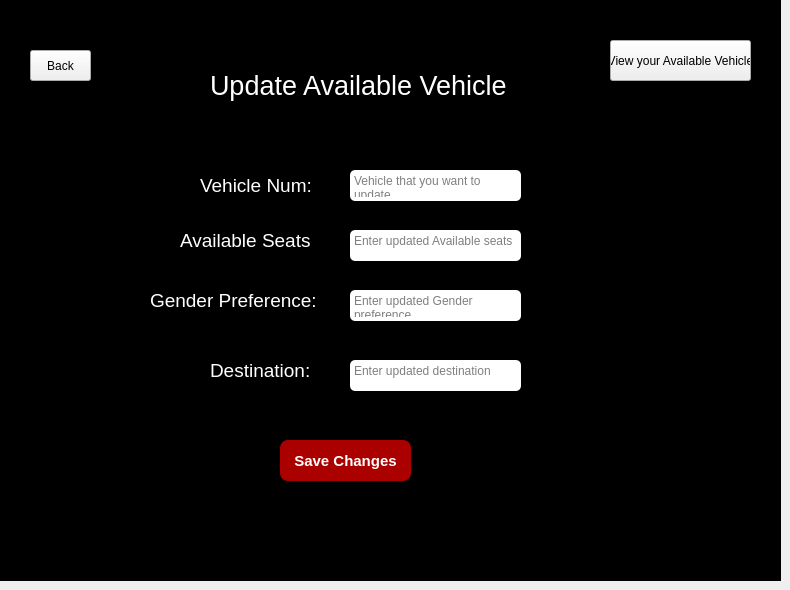
    <widget class="QWidget" name="updateavailveh">
     <widget class="QLabel" name="label_48">
      <property name="geometry">
       <rect>
        <x>150</x>
        <y>290</y>
        <width>181</width>
        <height>20</height>
       </rect>
      </property>
      <property name="font">
       <font>
        <pointsize>14</pointsize>
       </font>
      </property>
      <property name="styleSheet">
       <string notr="true">color: rgb(255, 255, 255);</string>
      </property>
      <property name="text">
       <string>Gender Preference:</string>
      </property>
     </widget>
     <widget class="QLabel" name="label_49">
      <property name="geometry">
       <rect>
        <x>210</x>
        <y>360</y>
        <width>181</width>
        <height>20</height>
       </rect>
      </property>
      <property name="font">
       <font>
        <pointsize>14</pointsize>
       </font>
      </property>
      <property name="styleSheet">
       <string notr="true">color: rgb(255, 255, 255);</string>
      </property>
      <property name="text">
       <string>Destination:</string>
      </property>
     </widget>
     <widget class="QTextEdit" name="availupvehgen">
      <property name="geometry">
       <rect>
        <x>350</x>
        <y>290</y>
        <width>171</width>
        <height>31</height>
       </rect>
      </property>
      <property name="styleSheet">
       <string notr="true">background-color: rgb(255, 255, 255);
border-radius: 5px;
border-color: black;
</string>
      </property>
      <property name="html">
       <string>&lt;!DOCTYPE HTML PUBLIC &quot;-//W3C//DTD HTML 4.0//EN&quot; &quot;http://www.w3.org/TR/REC-html40/strict.dtd&quot;&gt;
&lt;html&gt;&lt;head&gt;&lt;meta name=&quot;qrichtext&quot; content=&quot;1&quot; /&gt;&lt;style type=&quot;text/css&quot;&gt;
p, li { white-space: pre-wrap; }
&lt;/style&gt;&lt;/head&gt;&lt;body style=&quot; font-family:'MS Shell Dlg 2'; font-size:8.25pt; font-weight:400; font-style:normal;&quot;&gt;
&lt;p style=&quot;-qt-paragraph-type:empty; margin-top:0px; margin-bottom:0px; margin-left:0px; margin-right:0px; -qt-block-indent:0; text-indent:0px; font-family:'Segoe UI'; font-size:9pt;&quot;&gt;&lt;br /&gt;&lt;/p&gt;&lt;/body&gt;&lt;/html&gt;</string>
      </property>
      <property name="placeholderText">
       <string>Enter updated Gender preference</string>
      </property>
     </widget>
     <widget class="QLabel" name="label_50">
      <property name="geometry">
       <rect>
        <x>210</x>
        <y>70</y>
        <width>341</width>
        <height>31</height>
       </rect>
      </property>
      <property name="font">
       <font>
        <family>MS Shell Dlg 2</family>
        <pointsize>20</pointsize>
       </font>
      </property>
      <property name="styleSheet">
       <string notr="true">
color: rgb(255, 255, 255);
</string>
      </property>
      <property name="text">
       <string>Update Available Vehicle</string>
      </property>
     </widget>
     <widget class="QLabel" name="label_51">
      <property name="geometry">
       <rect>
        <x>180</x>
        <y>220</y>
        <width>131</width>
        <height>41</height>
       </rect>
      </property>
      <property name="font">
       <font>
        <pointsize>14</pointsize>
       </font>
      </property>
      <property name="styleSheet">
       <string notr="true">color: rgb(255, 255, 255);</string>
      </property>
      <property name="text">
       <string>Available Seats:</string>
      </property>
     </widget>
     <widget class="QTextEdit" name="availupdes">
      <property name="geometry">
       <rect>
        <x>350</x>
        <y>360</y>
        <width>171</width>
        <height>31</height>
       </rect>
      </property>
      <property name="styleSheet">
       <string notr="true">background-color: rgb(255, 255, 255);
border-radius: 5px;
border-color: black;
</string>
      </property>
      <property name="html">
       <string>&lt;!DOCTYPE HTML PUBLIC &quot;-//W3C//DTD HTML 4.0//EN&quot; &quot;http://www.w3.org/TR/REC-html40/strict.dtd&quot;&gt;
&lt;html&gt;&lt;head&gt;&lt;meta name=&quot;qrichtext&quot; content=&quot;1&quot; /&gt;&lt;style type=&quot;text/css&quot;&gt;
p, li { white-space: pre-wrap; }
&lt;/style&gt;&lt;/head&gt;&lt;body style=&quot; font-family:'MS Shell Dlg 2'; font-size:8.25pt; font-weight:400; font-style:normal;&quot;&gt;
&lt;p style=&quot;-qt-paragraph-type:empty; margin-top:0px; margin-bottom:0px; margin-left:0px; margin-right:0px; -qt-block-indent:0; text-indent:0px; font-family:'Segoe UI'; font-size:9pt;&quot;&gt;&lt;br /&gt;&lt;/p&gt;&lt;/body&gt;&lt;/html&gt;</string>
      </property>
      <property name="placeholderText">
       <string>Enter updated destination</string>
      </property>
     </widget>
     <widget class="QPushButton" name="savechanges">
      <property name="geometry">
       <rect>
        <x>280</x>
        <y>440</y>
        <width>131</width>
        <height>41</height>
       </rect>
      </property>
      <property name="font">
       <font>
        <pointsize>11</pointsize>
        <weight>75</weight>
        <bold>true</bold>
       </font>
      </property>
      <property name="styleSheet">
       <string notr="true">color: rgb(255, 255, 255);
background-color: rgb(170, 0, 0);
border-radius: 8px;
border-color: black;

</string>
      </property>
      <property name="text">
       <string>Save Changes</string>
      </property>
     </widget>
     <widget class="QPushButton" name="viewmyavalvehicles">
      <property name="geometry">
       <rect>
        <x>610</x>
        <y>40</y>
        <width>141</width>
        <height>41</height>
       </rect>
      </property>
      <property name="text">
       <string>View your Available Vehicle</string>
      </property>
     </widget>
     <widget class="QPushButton" name="bachavailuptologinown">
      <property name="geometry">
       <rect>
        <x>30</x>
        <y>50</y>
        <width>61</width>
        <height>31</height>
       </rect>
      </property>
      <property name="text">
       <string>Back</string>
      </property>
     </widget>
     <widget class="QLabel" name="label_52">
      <property name="geometry">
       <rect>
        <x>0</x>
        <y>0</y>
        <width>781</width>
        <height>581</height>
       </rect>
      </property>
      <property name="styleSheet">
       <string notr="true">background-color: rgb(0, 0, 0);

</string>
      </property>
      <property name="text">
       <string/>
      </property>
     </widget>
     <widget class="QTextEdit" name="availupvehseats">
      <property name="geometry">
       <rect>
        <x>350</x>
        <y>230</y>
        <width>171</width>
        <height>31</height>
       </rect>
      </property>
      <property name="styleSheet">
       <string notr="true">background-color: rgb(255, 255, 255);
border-radius: 5px;
border-color: black;
</string>
      </property>
      <property name="html">
       <string>&lt;!DOCTYPE HTML PUBLIC &quot;-//W3C//DTD HTML 4.0//EN&quot; &quot;http://www.w3.org/TR/REC-html40/strict.dtd&quot;&gt;
&lt;html&gt;&lt;head&gt;&lt;meta name=&quot;qrichtext&quot; content=&quot;1&quot; /&gt;&lt;style type=&quot;text/css&quot;&gt;
p, li { white-space: pre-wrap; }
&lt;/style&gt;&lt;/head&gt;&lt;body style=&quot; font-family:'MS Shell Dlg 2'; font-size:8.25pt; font-weight:400; font-style:normal;&quot;&gt;
&lt;p style=&quot;-qt-paragraph-type:empty; margin-top:0px; margin-bottom:0px; margin-left:0px; margin-right:0px; -qt-block-indent:0; text-indent:0px; font-family:'Segoe UI'; font-size:9pt;&quot;&gt;&lt;br /&gt;&lt;/p&gt;&lt;/body&gt;&lt;/html&gt;</string>
      </property>
      <property name="placeholderText">
       <string>Enter updated Available seats</string>
      </property>
     </widget>
     <widget class="QTextEdit" name="availupvehnum">
      <property name="geometry">
       <rect>
        <x>350</x>
        <y>170</y>
        <width>171</width>
        <height>31</height>
       </rect>
      </property>
      <property name="styleSheet">
       <string notr="true">background-color: rgb(255, 255, 255);
border-radius: 5px;
border-color: black;
</string>
      </property>
      <property name="html">
       <string>&lt;!DOCTYPE HTML PUBLIC &quot;-//W3C//DTD HTML 4.0//EN&quot; &quot;http://www.w3.org/TR/REC-html40/strict.dtd&quot;&gt;
&lt;html&gt;&lt;head&gt;&lt;meta name=&quot;qrichtext&quot; content=&quot;1&quot; /&gt;&lt;style type=&quot;text/css&quot;&gt;
p, li { white-space: pre-wrap; }
&lt;/style&gt;&lt;/head&gt;&lt;body style=&quot; font-family:'MS Shell Dlg 2'; font-size:8.25pt; font-weight:400; font-style:normal;&quot;&gt;
&lt;p style=&quot;-qt-paragraph-type:empty; margin-top:0px; margin-bottom:0px; margin-left:0px; margin-right:0px; -qt-block-indent:0; text-indent:0px; font-family:'Segoe UI'; font-size:9pt;&quot;&gt;&lt;br /&gt;&lt;/p&gt;&lt;/body&gt;&lt;/html&gt;</string>
      </property>
      <property name="placeholderText">
       <string>Vehicle that you want to update</string>
      </property>
     </widget>
     <widget class="QLabel" name="label_53">
      <property name="geometry">
       <rect>
        <x>200</x>
        <y>170</y>
        <width>111</width>
        <height>31</height>
       </rect>
      </property>
      <property name="font">
       <font>
        <pointsize>14</pointsize>
       </font>
      </property>
      <property name="styleSheet">
       <string notr="true">color: rgb(255, 255, 255);</string>
      </property>
      <property name="text">
       <string>Vehicle Num:</string>
      </property>
     </widget>
     <zorder>label_52</zorder>
     <zorder>label_50</zorder>
     <zorder>availupvehgen</zorder>
     <zorder>label_48</zorder>
     <zorder>label_49</zorder>
     <zorder>availupvehseats</zorder>
     <zorder>bachavailuptologinown</zorder>
     <zorder>availupdes</zorder>
     <zorder>label_51</zorder>
     <zorder>savechanges</zorder>
     <zorder>viewmyavalvehicles</zorder>
     <zorder>availupvehnum</zorder>
     <zorder>label_53</zorder>
    </widget>
